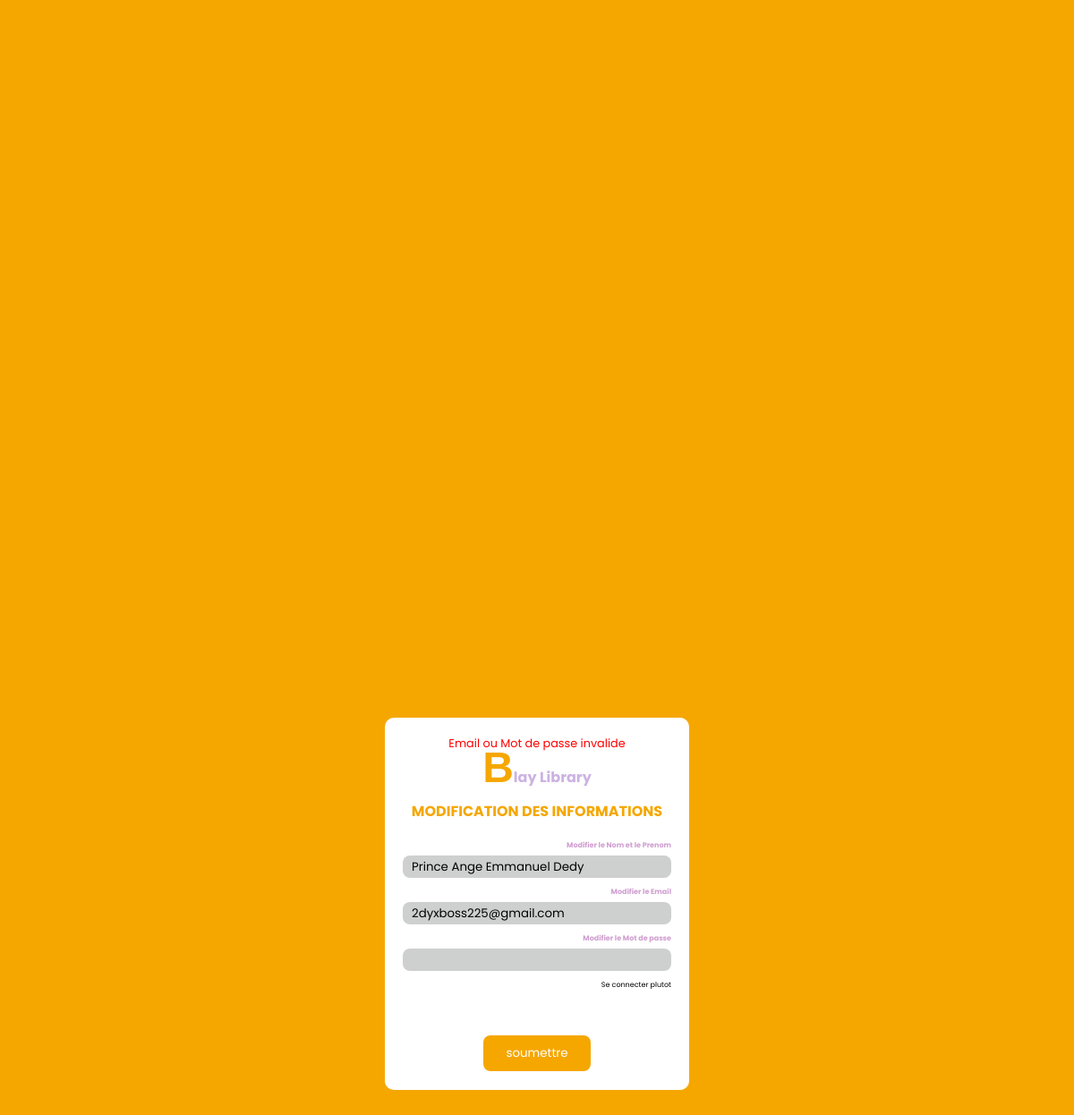
Before: /update/9 with the older database file.
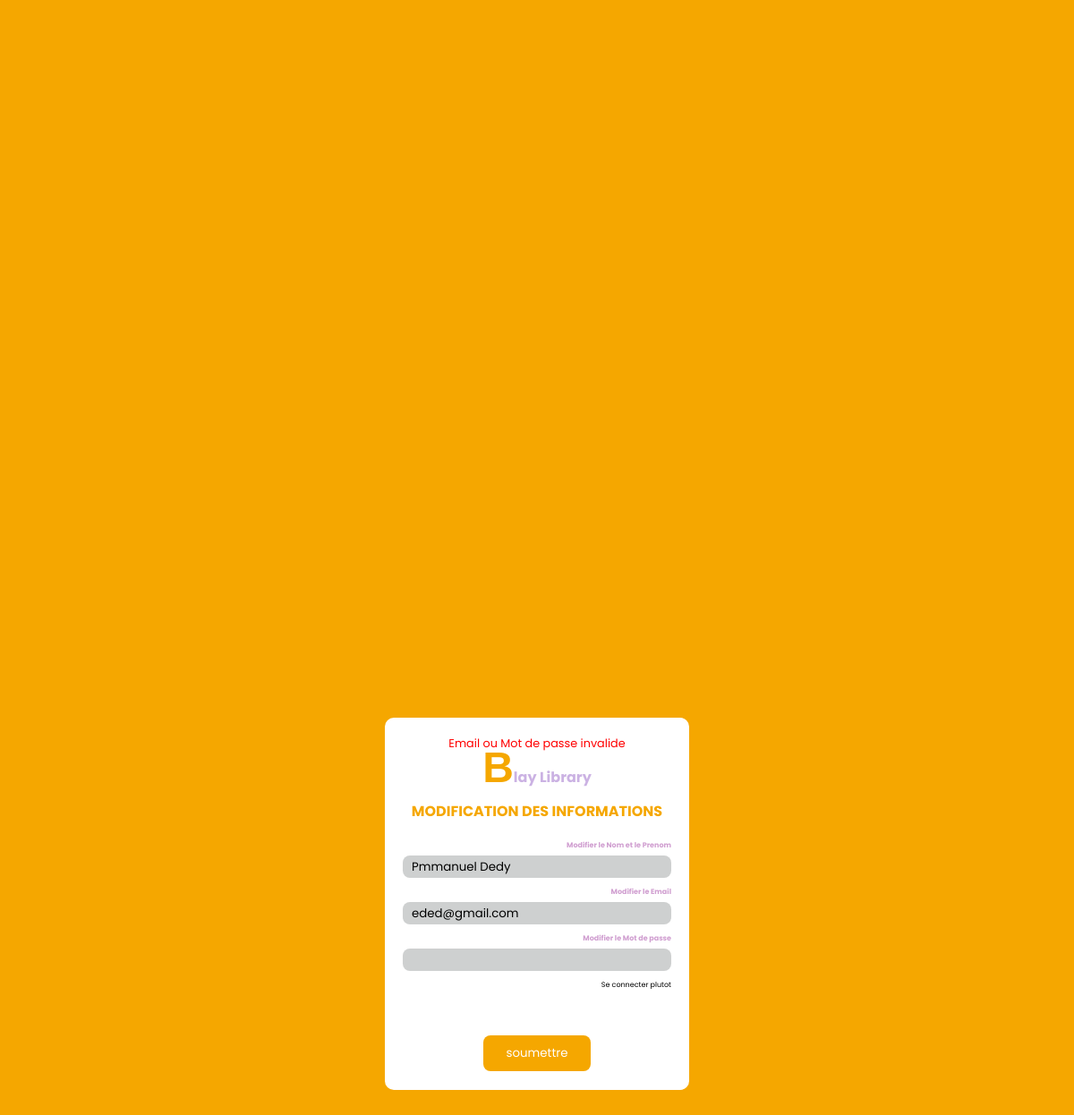
After: the same page with the newer database file.
### app.py (models this page shows, shortened)
class Profil(db.Model):
    id = db.Column(db.Integer, primary_key = True)
    first_name = db.Column(db.String(20), unique = False , nullable = False)
    last_name = db.Column(db.String(20), unique = True , nullable = False)
    age = db.Column(db.String(8),nullable = False)

### app.py (the view, shortened to what this page needs)
@app.route('/update/<int:id>', methods=['GET', 'POST'])
def update(id):
    user = Profil.query.get(id)
    eude = Profil.query.all()
    flash("Email ou Mot de passe invalide")
    return render_template('miseajour.html', user=user)

### templates/miseajour.html (shortened to what this page needs)
<!DOCTYPE html>
<html lang="en">
<head>
    <link rel="stylesheet" href="{{ url_for('static', filename='CSS/styles.css')}}">
</head>
<body>
    <header>
        <div class="dex2">
            <div class="mp">
                {% with messages = get_flashed_messages() %}
                    {% if messages %}
                    <ul style="text-align: center;">
                        {% for message in messages %}
                        <li style="color: red;list-style-type: none;font-size: 0.8rem;">{{ message }}</li>
                        {% endfor %}
                    </ul>
                    {% endif %}
                    {% endwith %}
                <div class="hea2">
                    <strong><p style="color: rgba(162, 117, 204, 0.555);"><span style="font-family: 'Gill Sans', 'Gill Sans MT', Calibri, 'Trebuchet MS', sans-serif;font-size: 3rem;color: rgb(245, 167, 0);">B</span>lay Library</p></strong>
                </div>
                <div class="hea2">
                    <h2 style="color: rgb(245, 167, 0);font-size: 1rem;margin-bottom: 10px;">MODIFICATION DES INFORMATIONS</h2>
                </div>
                <form action="{{url_for('update', id = user.id)}}" method="post" class="formulaire">
                    <label >Modifier le Nom et le Prenom</label>
                    <input required type="text" name="first_name" value="{{ user.first_name }}" id="">
                    <label >Modifier le Email</label>
                    <input required type="mail" name="last_name" value="{{ user.last_name }}" id="">
                    <label >Modifier le Mot de passe</label>
                    <input  required type="text" name="age" value="" id="{{ user.age }}" id="">
                    <a href="/pre" style="font-size: 0.5rem;color: black;padding-top: 10px;margin-bottom: 50px;">Se connecter plutot</a>
                    <button type="submit">soumettre</button>
                </form>
            </div>
        </div>
    </header>
</body>
</html>

Changed rows visible on the page:
changed Profil: first_name "Prince Ange Emmanuel Dedy" → "Pmmanuel Dedy"; last_name "2dyxboss225@gmail.com" → "eded@gmail.com"
